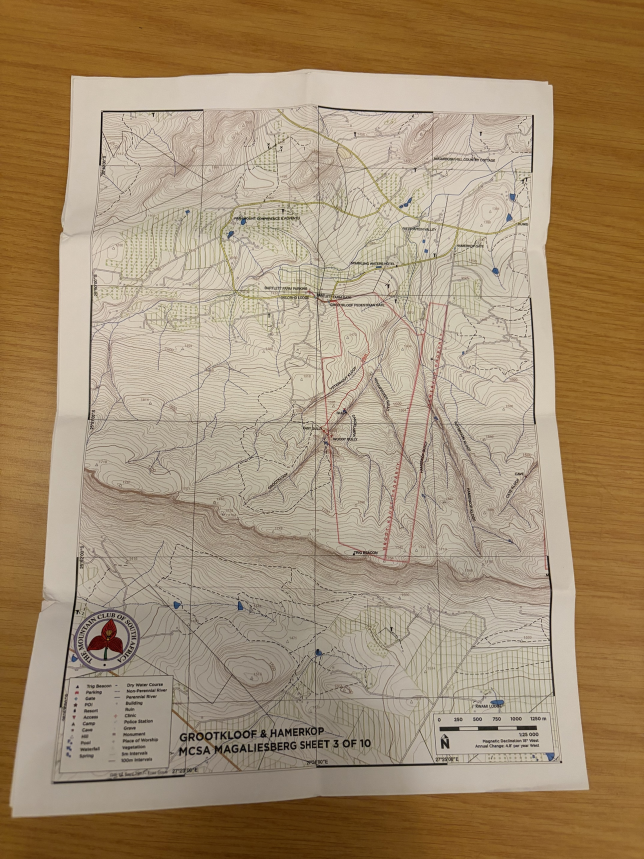
#> input picture fixtures/grootkloof/photo/printed-map-photo.jpg, 1932 x 2576 px (shown at 1/3 size)
$ python -i make_truth.py   (imports and definitions only)
#> lines starting #> are read from the running program, lines starting #| are printed output that depends on the picture; after the words box and inside, x2 and y2 are one past the last pixel; in counts of white or black regions, pixels touching at a corner belong together
#> further down, picture is the input picture: shape (2576, 1932, 3); mean B, G, R 113.7, 142.5, 163.9
#!/usr/bin/env python3
"""Ground truth for printed-map-photo.jpg (a phone photo of the printed Grootkloof
sheet lying on a wooden table; the paper was folded in four, so it is not flat).

Writes, next to this script:
  truth.json  page (sheet) corners, map frame corners, graticule polylines and
              intersections, and a dense set of control points photo pixel ->
              lat/lon, all in photo pixels (top-left origin, y down).
  ocr.json    fixtures/grootkloof/ocr.json moved into photo pixels (each box as
              a quad and its axis-aligned bbox), to drive the grid path in tests
              without Apple Vision.

Method: SIFT matches photo <-> map.jpg; a local RANSAC homography from the
matches within 260 px of each node of a 40 px grid; nodes inconsistent with a
local affine fit of their neighbours (> 6 map px) are dropped; the field is
interpolated linearly (Delaunay) between nodes. The predicted graticule lies on
the printed one to ~1 px across the creases. The paper corners come from a
paper/wood segmentation (low saturation, bright) with a Huber line fit per side.

Needs numpy, scipy, opencv-python. Run from the repo root:
  python fixtures/grootkloof/photo/make_truth.py
"""
import json
import os

import cv2
import numpy as np
from scipy.interpolate import griddata
from scipy.spatial import cKDTree

HERE = os.path.dirname(os.path.abspath(__file__))
ROOT = os.path.abspath(os.path.join(HERE, "..", "..", ".."))
PHOTO = os.path.join(HERE, "printed-map-photo.jpg")
MAP = os.path.join(ROOT, "fixtures", "grootkloof", "map.jpg")
MAP_TRUTH = os.path.join(ROOT, "fixtures", "grootkloof", "truth.json")
MAP_OCR = os.path.join(ROOT, "fixtures", "grootkloof", "ocr.json")

R = 6378137.0


def merc_to_latlon(x, y):
    return np.degrees(2 * np.arctan(np.exp(y / R)) - np.pi / 2), np.degrees(x / R)


def latlon_to_merc(lat, lon):
    return R * np.radians(lon), R * np.log(np.tan(np.pi / 4 + np.radians(lat) / 2))


# [52 lines left out: functions map_px_to_merc, field_nodes, not called in this run]


def page_quad(photo):
    hsv = cv2.cvtColor(photo, cv2.COLOR_BGR2HSV)
#> hsv: shape (2576, 1932, 3); mean H, S, V 17.9, 88.6, 163.9
    paper = ((hsv[..., 1] < 60) & (hsv[..., 2] > 150)).astype(np.uint8) * 255
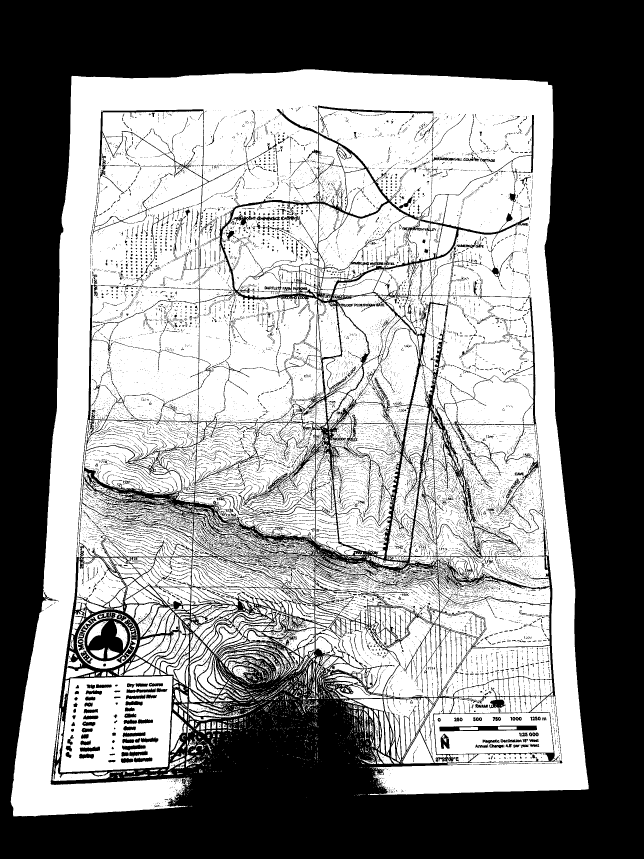
#> paper: shape (2576, 1932) (shown at 1/3 size); 54.4% white; 17572 black regions (15750 under 20 px), largest, box (x1, y1, x2, y2) and area: (0, 0, 1932, 2576) 2081976, (253, 1838, 391, 1984) 9820, (1318, 2177, 1611, 2194) 3155
    paper = cv2.morphologyEx(paper, cv2.MORPH_CLOSE, np.ones((25, 25), np.uint8))
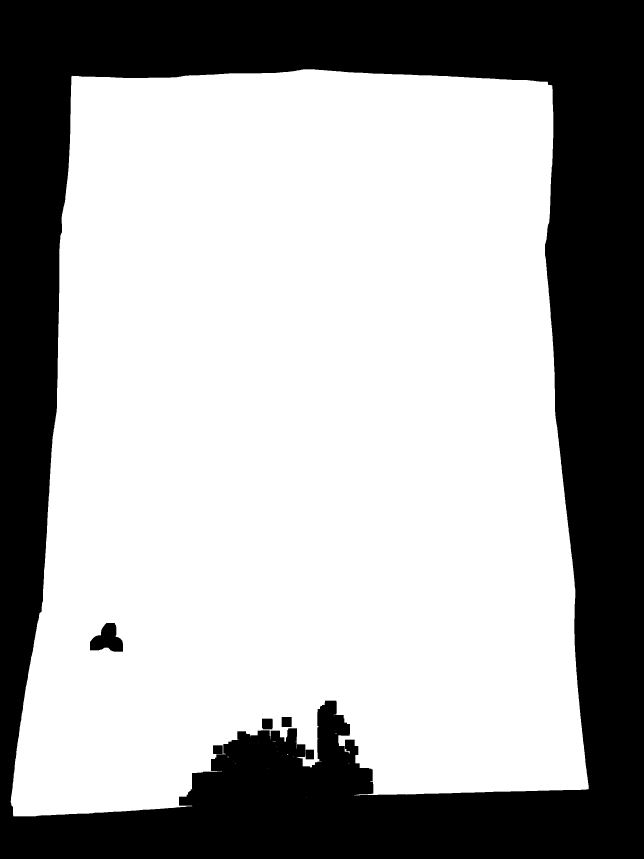
#> paper: shape (2576, 1932) (shown at 1/3 size); 65.4% white; 6 black regions, box (x1, y1, x2, y2) and area: (0, 0, 1932, 2576) 1714458, (270, 1869, 369, 1955) 5516, (786, 2156, 818, 2188) 1009, (845, 2151, 875, 2181) 900, (639, 2236, 668, 2262) 753, (917, 2249, 942, 2278) 725
    n, lab, st, _ = cv2.connectedComponentsWithStats(paper)
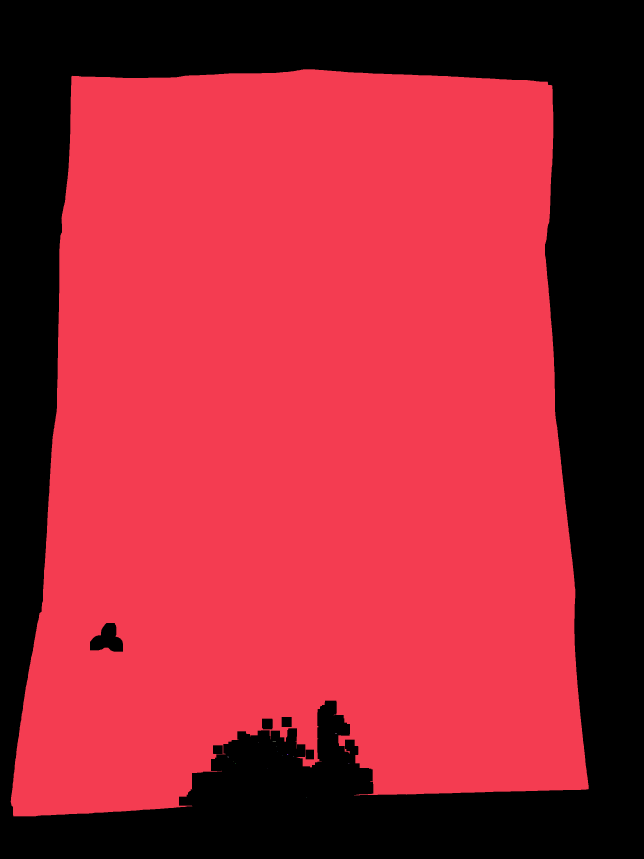
#> lab: shape (2576, 1932) int32 (shown at 1/3 size); 16 distinct labels, from 0 to 15; one colour per label, 0 black
#> n = 16; st = 16 rows, first 6: [0, 0, 1932, 2576, 1723361], [32, 208, 1734, 2241, 3253426], [1005, 2201, 6, 1, 6], [818, 2223, 8, 3, 10], [776, 2227, 1, 1, 1], [830, 2240, 1, 1, 1]
    i = 1 + np.argmax(st[1:, cv2.CC_STAT_AREA])
#> i = 1
    m = cv2.morphologyEx((lab == i).astype(np.uint8) * 255, cv2.MORPH_OPEN, np.ones((9, 9), np.uint8))
#> m: shape (2576, 1932); 65.4% white; 2 black regions
    cnts, _ = cv2.findContours(m, cv2.RETR_EXTERNAL, cv2.CHAIN_APPROX_NONE)
#> cnts = 1 contour; box (x1, y1, x2, y2) and area: (33, 208, 1766, 2449) 3253570
    c = max(cnts, key=cv2.contourArea)
#> c = contour of 8737 points, box (x1, y1, x2, y2) (33, 208, 1766, 2449), area 3253570
    hull = cv2.convexHull(c)
#> hull = contour of 21 points, box (x1, y1, x2, y2) (33, 208, 1766, 2449), area 3474570
    peri = cv2.arcLength(hull, True)
#> peri = 7514.5
    for eps in [0.01, 0.02, 0.03, 0.04, 0.05]:
        ap = cv2.approxPolyDP(hull, eps * peri, True)
        if len(ap) == 4:
            break
#> this loop made 1 pass
#> ap on pass 1: [[1642, 245], [1765, 2366], [40, 2448], [215, 228]]
    q = ap.reshape(4, 2).astype(float)
#> q = [[1642, 245], [1765, 2366], [40, 2448], [215, 228]]
    s, d = q.sum(1), q[:, 0] - q[:, 1]
#> s = [1887, 4131, 2488, 443]; d = [1397, -601, -2408, -13]
    o = np.array([q[np.argmin(s)], q[np.argmax(d)], q[np.argmax(s)], q[np.argmin(d)]])
#> o = [[215, 228], [1642, 245], [1765, 2366], [40, 2448]]
    pts = c.reshape(-1, 2).astype(float)
#> pts = 8737 pairs, first value 33 to 1765, second value 208 to 2448
    lines = []
    for k in range(4):
        a, b = o[k], o[(k + 1) % 4]
        ab = b - a
        L = np.linalg.norm(ab)
        u = ab / L
        nrm = np.array([-u[1], u[0]])
        rel = pts - a
        t, dist = rel @ u / L, rel @ nrm
        sel = (t > 0.1) & (t < 0.9) & (np.abs(dist) < 25)
        vx, vy, x0, y0 = cv2.fitLine(pts[sel].astype(np.float32), cv2.DIST_HUBER, 0, 0.01, 0.01).ravel()
        lines.append((np.array([x0, y0]), np.array([vx, vy])))
#> this loop made 4 passes
#> (a, b, ab, L, u, nrm, vx, vy) on passes 1 to 4: ([215, 228], [1642, 245], [1427, 17], 1427.1, [1, 0.0119], [-0.0119, 1], 1, 8.32e-05), ([1642, 245], [1765, 2366], [123, 2121], 2124.6, [0.0579, 0.998], [-0.998, 0.0579], 0.0547, 0.999), ([1765, 2366], [40, 2448], [-1725, 82], 1726.9, [-0.999, 0.0475], [-0.0475, -0.999], 0.999, -0.0545), ([40, 2448], [215, 228], [175, -2220], 2226.9, [0.0786, -0.997], [0.997, 0.0786], 0.0802, -0.997)
#> after the loop, lines = [([949.4, 224.9], [1, 8.32e-05]), ([1708.7, 1632.6], [0.0547, 0.999]), ([766.5, 2410.7], [0.999, -0.0545]), ([163.3, 1016.8], [0.0802, -0.997])]

    def inter(l1, l2):
#> called with l1 = ([163.3, 1016.8], [0.0802, -0.997]), l2 = ([949.4, 224.9], [1, 8.32e-05])
        p, r = l1
#> p = [163.3, 1016.8]; r = [0.0802, -0.997]
        q2, s2 = l2
#> q2 = [949.4, 224.9]; s2 = [1, 8.32e-05]
        t = np.linalg.solve(np.array([r, -s2]).T, q2 - p)
#> t = [794.4, -722.4]
        return p + t[0] * r

    return np.array([inter(lines[3], lines[0]), inter(lines[0], lines[1]),
                     inter(lines[1], lines[2]), inter(lines[2], lines[3])])


# [118 lines left out: function main, not called in this run]


# [2 lines not run here, left out]

>>> import cv2
>>> picture = cv2.imread('printed-map-photo.jpg')
>>> result = page_quad(picture)
#> result = [[227, 224.9], [1631.6, 225], [1748.3, 2357.1], [47.9, 2449.9]]
